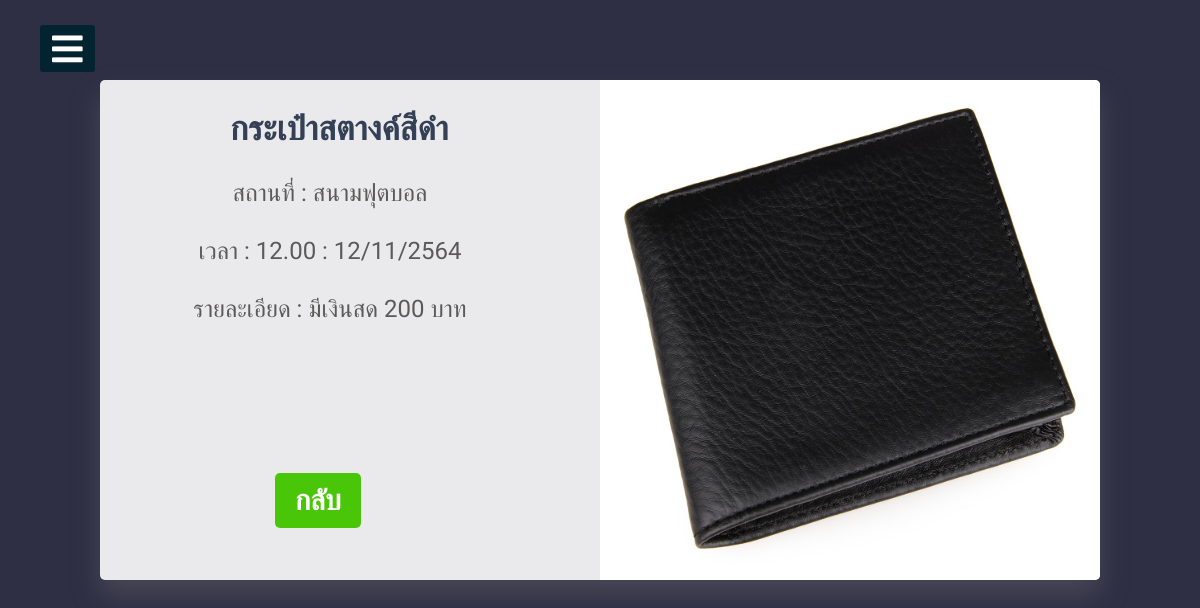
The page /details/1 on the database its author committed.
### myapp/models.py (models this page shows, shortened)
class Allcheck(models.Model):
	name = models.CharField(max_length=100)
	date = models.CharField(max_length=100)
	details = models.TextField(max_length=200)
	place = models.CharField(max_length=100)
	image = models.ImageField(upload_to='images/',null=True, blank=True)
	status = models.BooleanField(default=False)
	id = models.IntegerField(primary_key=True)

### myapp/views.py (the view)
# urls.py: path('details/<int:pid>', Detail, name='detail-page'),
def Detail(request,pid):
	check = Allcheck.objects.get(id=pid)
	context = {'check':check}
	print(pid)
	return render(request,'myapp/details.html', context)

### myapp/template/myapp/details.html (shortened to what this page needs)
{% load static %}
<!DOCTYPE html>
<html lang="en" dir="ltr">
  <head>
    <link rel="stylesheet" href="{% static 'css/style.css' %}">
    <link rel="stylesheet" href="{% static 'css/details.css' %}">
    <link rel="stylesheet" href="https://unicons.iconscout.com/release/v4.0.0/css/line.css">
    <link rel="stylesheet" href="https://cdnjs.cloudflare.com/ajax/libs/font-awesome/5.15.3/css/all.min.css"/>
  </head>
  <body>
    <label for="check">
      <i class="fas fa-bars" id="btn"></i>
    </label>
    <div id="container">
        <div class="product-details">
        <h1>{{check.name}}</h1>
        <br/>
          <p class="information">สถานที่ : {{check.place}}</p>
          <p class="information">เวลา : {{check.date}}</p>
          <p  class="information">รายละเอียด : {{check.details}}</p>
      <div class="control">
        <button class="btn">
          <a href="{% url 'show-page' %}"><span class="buy">กลับ</span></a>
       </button>
      </div>
      </div>
      <div class="product-image">
        <img src="{{check.image.url}}" alt="Omar Dsoky">
      </div>
      </div>
  </body>
</html>

### static/css/style.css (style rules this page uses)
* { padding: 0; margin: 0; list-style: none; text-decoration: none; }
body { font-family: 'Roboto', sans-serif; }
label #btn,label #cancel { position: absolute; background: #042331; border-radius: 3px; cursor: pointer; }
label #btn { left: 40px; top: 25px; font-size: 35px; color: white; padding: 6px 12px; transition: all .5s; }

### static/css/details.css (style rules this page uses)
body { background: #2e2e44; }
#container { box-shadow: 0 15px 30px 1px rgba(128, 128, 128, 0.31); background: rgba(255, 255, 255, 0.90); text-align: center; border-radius: 5px; overflow: hidden; margin: 5em auto; height: 500px; width: 1000px; }
.product-details { position: relative; text-align: left; overflow: hidden; padding: 30px; height: 100%; float: left; width: 40%; }
#container .product-details h1 { font-family: 'Old Standard TT', serif; display: inline-block; text-align: center; font-size: 34px; color: #344055; margin: 0 0 0 100px; }
#container .product-details > p { font-family: 'Farsan', cursive; text-align: center; font-size: 24px; color: #5c5959; margin: 30px 0 0 0; }
.control { position: absolute; bottom: 20%; left: 22.8%; }
.btn { transform: translateY(0px); transition: 0.3s linear; background: #49C608; border-radius: 5px; position: relative; overflow: hidden; cursor: pointer; outline: none; border: none; color: #eee; padding: 0; margin: 0 0 0 70px; }
.btn span { font-family: 'Farsan', cursive; transition: transform 0.3s; color: rgb(255, 255, 255); display: inline-block; padding: 10px 20px; font-size: 1.2em; margin:0; }
.btn .buy { z-index: 3; font-weight: bolder; }
.product-image { transition: all 0.3s ease-out; display: inline-block; position: relative; overflow: hidden; height: 100%; float: right; width: 50%; display: inline-block; }
#container img { width: 100%;height: 100%; }

### myapp/template/myapp/details.html (style rules this page uses)
button { background-color: #04AA6D; border: none; color: white; padding: 16px 300px; text-decoration: none; margin: 4px 2px; cursor: pointer; font-size: 24px; }

### rows shown on the page
Allcheck: name "กระเป๋าสตางค์สีดำ", place "สนามฟุตบอล", date "12.00 : 12/11/2564", details "มีเงินสด 200 บาท", image (picture)
